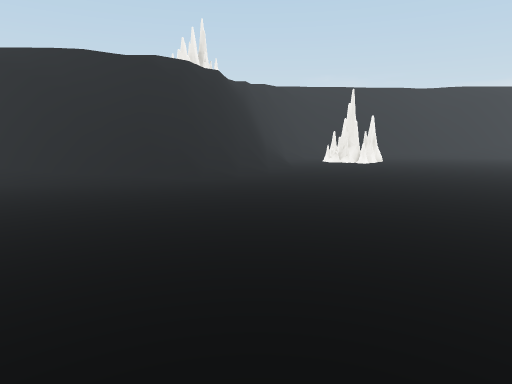
[1] (above)

18 first-person views from a walk through a scene from a Unity 3-D project. The camera is 1.3 m above the floor, tilts 10° down and sees 75° across. The floor is counted in squares, 1 m on a side. Each view is taken from the middle of a square. On the plan, view 1 faces up. The plan holds only what a view shows up to about 14 squares ahead; the rest is blank. The place goes on beyond the plan. Some animated figures are left out. Some surface patterns are stand-ins.

[2]
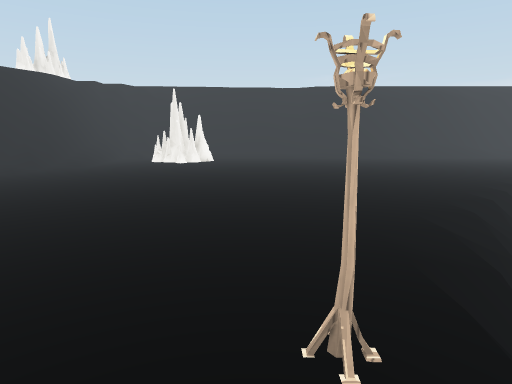

[3]
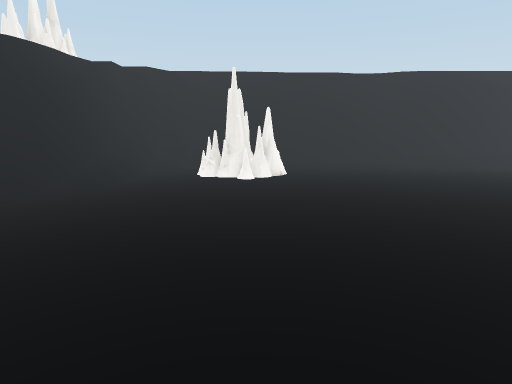

[4]
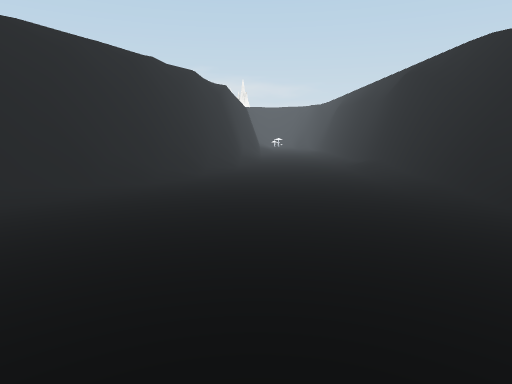

[5]
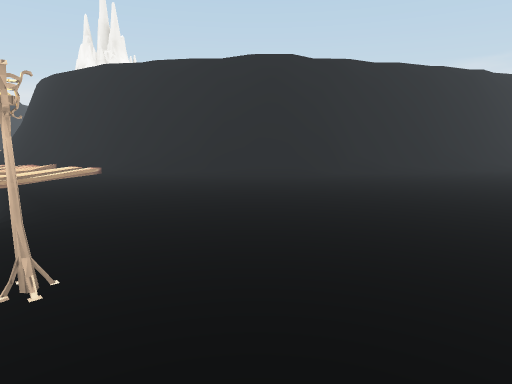

[6]
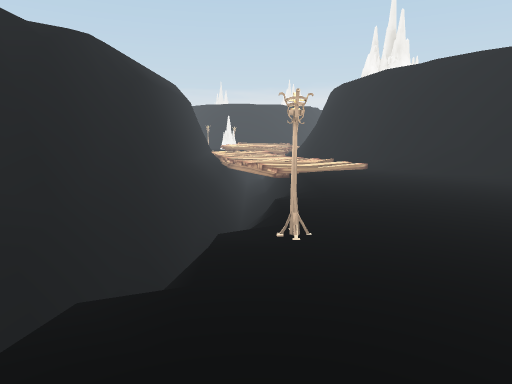

[7]
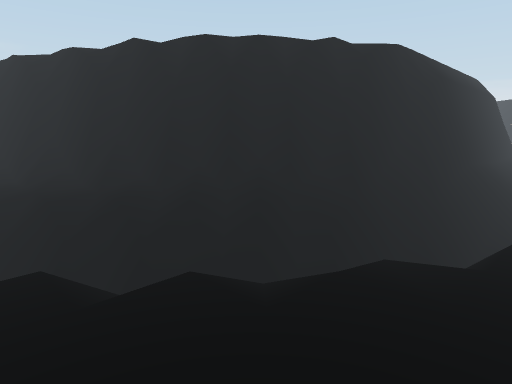

[8]
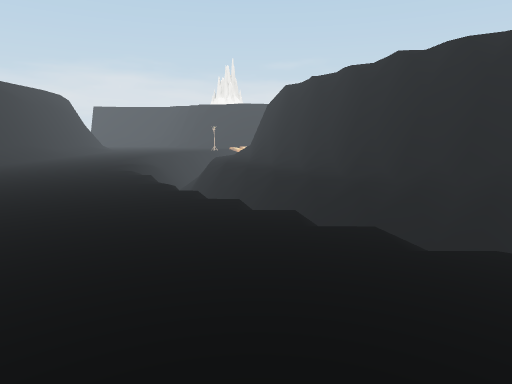

[9]
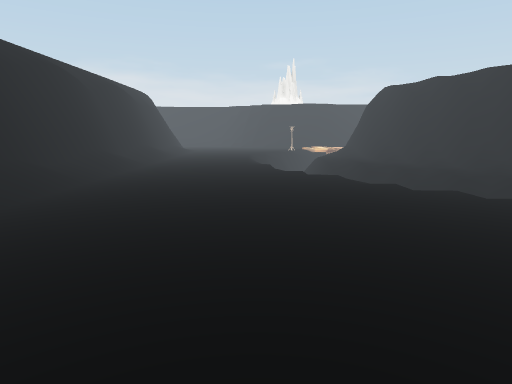

[10]
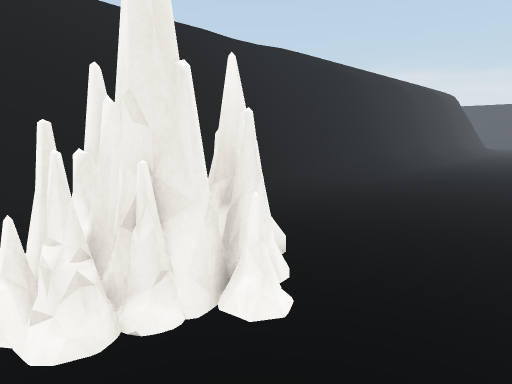

[11]
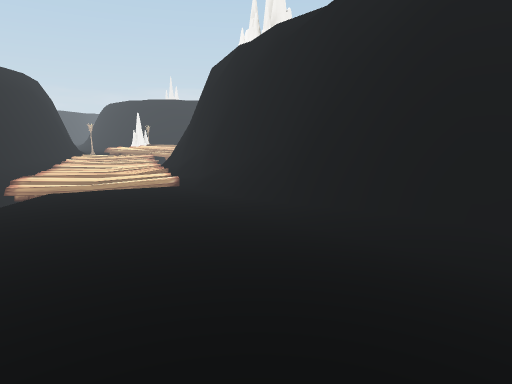

[12]
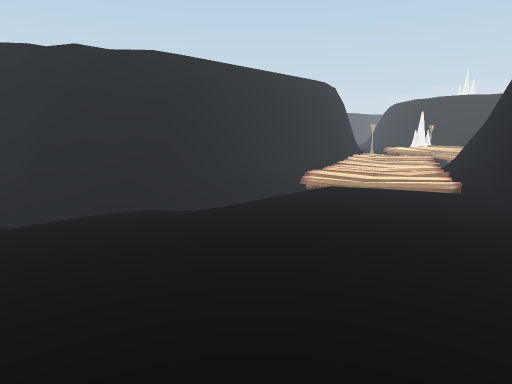

[13]
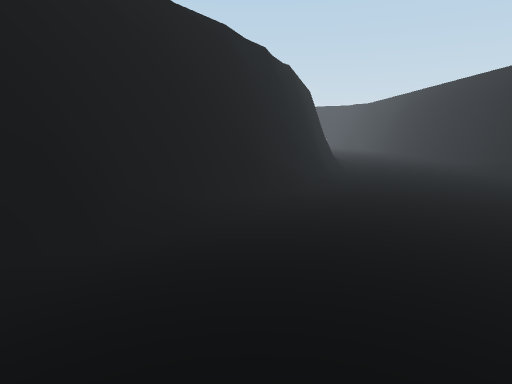

[14]
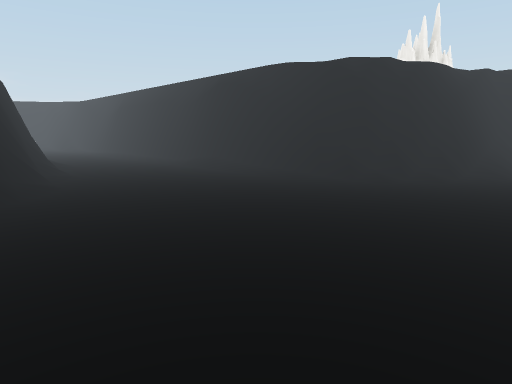

[15]
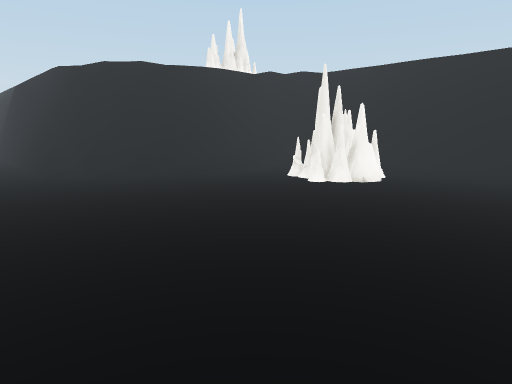

[16]
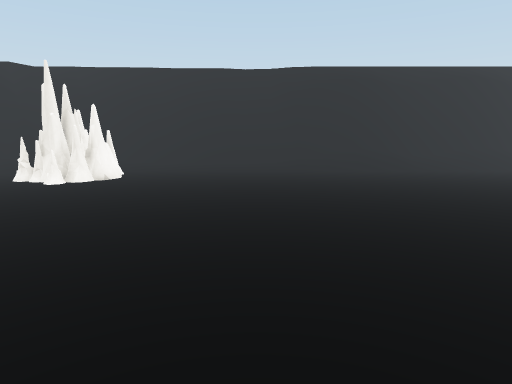

[17]
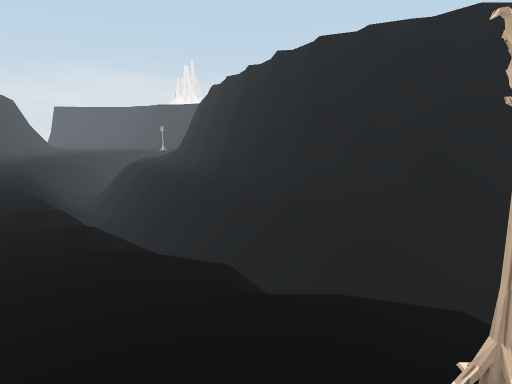

[18]
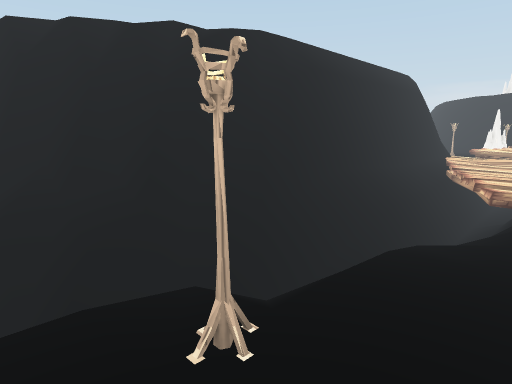

### Floor plan
Key: @ floor where view 1 was taken; # wall or solid block; . main floor; : floor 0.25 m higher than the main floor; - floor 0.25 m lower than the main floor; _ floor 0.5 m lower than the main floor; < floor 0.75 m lower than the main floor; ( floor 1.25 m lower than the main floor; ! floor 1.5 m lower than the main floor; ? floor 1.75 m lower than the main floor; / step, stairs or slope; = window, fence, low wall or low ledge; v drop or lower ground; O other object.
Columns run from 11 left of view 1 to 21 right of it. Each row starts with its distance up from view 1.
 19             #####################
 18             ##///:....///////////
 17            ##/.OO................
 16            #=..OOO...............
 15            #/..OO................
 14           ##/....................
 13           ##/....................
 12          ##O.................../=
 11        ###=/................./===
 10 #########O/.................-v=#
  9 ..////....................//v(!(
  8 .........................//v!vv_
  7 ........................// !(<-.
  6 .......................// vv_...
  5 ......................// vv_..:##
  4 ##//................../vvv_.=###
  3  ####/.............../v v_.###
  2    ###//...........O./!vv.##
  1      ###/.........../v?v-##
  0        ##/.@......../ !###
 -1         ###/........=#=##
 -2           ##/....../=###
 -3            ##/...../ !##
 -4             ##/..../  #
 -5              ##/.../#=#
 -6               #O////#=#
 -7               ##///. =#
 -8                #O///.v#
 -9                ##//.!v#
-10                 #=....#
-11                 ##.<v(#
-12                  #.  v#

Where each view was taken, in squares from view 1:
view 1: 0 up, 0 right, facing up
view 2: 0 up, 8 right, facing up
view 3: 5 up, 5 right, facing up
view 4: 5 up, 4 right, facing left
view 5: 5 up, 9 right, facing down-left
view 6: 6 up, 9 right, facing down
view 7: 7 up, 9 right, facing down-right
view 8: 7 up, 7 right, facing right
view 9: 13 up, 7 right, facing right
view 10: 13 up, 3 right, facing up-right
view 11: 2 up, 3 right, facing down
view 12: 2 up, 3 right, facing down-right
view 13: 1 up, 3 right, facing left
view 14: 1 up, 3 right, facing up-left
view 15: 7 up, 10 right, facing up-left
view 16: 6 up, 10 right, facing up
view 17: 3 up, 7 right, facing right
view 18: 3 up, 7 right, facing down-right
